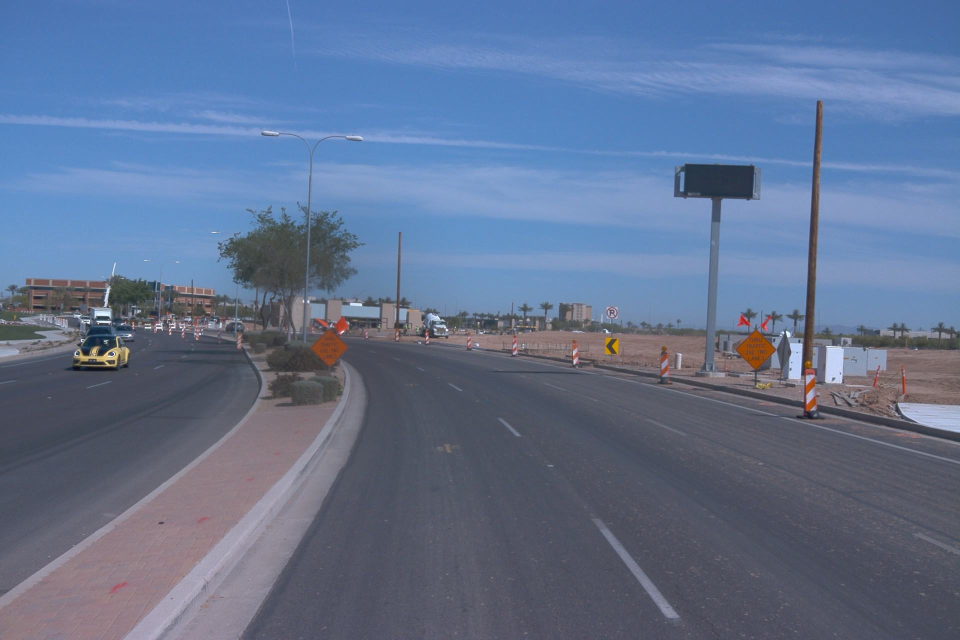
#> input picture cv_based_simulation/data/clean/camera/front/10.jpg, 1920 x 1280 px (shown at 1/2 size)
$ python -i physics_rain_fog.py   (imports and definitions only)
#> lines starting #> are read from the running program, lines starting #| are printed output that depends on the picture; after the words box and inside, x2 and y2 are one past the last pixel; in counts of white or black regions, pixels touching at a corner belong together
import cv2
import numpy as np
import matplotlib.pyplot as plt
from nuscenes.nuscenes import NuScenes
import random
from PIL import Image

# ----------------------------
# Paper-faithful simplified VRS
# ----------------------------

def compute_beta_ext(visibility_m):
    # Koschmieder approximation (Eq. 6)
    return -np.log(0.05) / float(max(0.1, visibility_m))

def add_koschmieder_fog(img_rgb,
                        depth_map=None,
                        visibility_m=200.0,
                        Ls_mode='mean',    # 'mean' or 'brightest'
                        d_near=1.0,        # used if no depth_map: distance at bottom (meters)
                        d_far=100.0):      # used if no depth_map: distance at top (meters)
    """
    img_rgb: HxWx3 uint8 RGB
    depth_map: HxW float distances in meters (optional). If None, approximate from vertical pixel.
    visibility_m: V in meters (Koschmieder)
    Ls_mode: how to choose sky/airlight luminance: 'mean' or 'brightest'
    returns fogged image (uint8)
    """
    img = img_rgb.astype(np.float32) / 255.0
    h, w = img.shape[:2]

    # compute Ls (airlight luminance)
    if Ls_mode == 'brightest':
        # pick pixel with highest intensity (luminance) and use its color
        gray = cv2.cvtColor((img * 255).astype(np.uint8), cv2.COLOR_RGB2GRAY).astype(np.float32) / 255.0
        max_idx = np.unravel_index(np.argmax(gray), gray.shape)
        Ls = img[max_idx]
    else:
        # mean color (works for indoor too)
        Ls = img.mean(axis=(0,1))

    # compute per-pixel distances d (meters)
    if depth_map is not None:
        d = depth_map.astype(np.float32)
    else:
        # heuristic: distance increases toward top of image (road perspective)
        # map y in [0,h-1] to distance d(y) in [d_far,d_near]
        ys = np.linspace(0, 1, h)  # 0 = top, 1 = bottom
        d_col = d_near + (d_far - d_near) * (1.0 - ys)  # top -> far, bottom -> near
        d = np.tile(d_col[:, None], (1, w))

    beta = compute_beta_ext(visibility_m)  # extinction coefficient (1/m)

    # apply Koschmieder/Beer-Lambert per color channel (Eq. 5)
    # L = L0 * exp(-beta d) + Ls * (1 - exp(-beta d))
    exp_term = np.exp(-beta * d)[:, :, np.newaxis]
    L0 = img
    fogged = L0 * exp_term + Ls[np.newaxis, np.newaxis, :] * (1.0 - exp_term)

    fogged = np.clip(fogged * 255.0, 0, 255).astype(np.uint8)
    return fogged

# ----------------------------
# Rain streak simulation
# ----------------------------

def terminal_velocity_mps(D_mm):
    # Atlas & Ulbrich Eq. (7): v(D) = 3.78 * D^0.67  (D in mm, v in m/s)
    return 3.78 * (D_mm ** 0.67)

def generate_rain_noise_filter(img_shape,
                               fov_deg=60.0,
                               exposure_time_s=0.01,
                               num_drops=2000,
                               drop_diameter_mm_range=(0.2, 4.0),
                               near_z=0.5,
                               far_z=10.0,
                               downsample=1):
    """
    Generates a camera noise filter C_cam in [0,1] for rain streaks.
    - Projects sampled 3D raindrops into image plane at two time steps and draws streaks.
    - img_shape: (H,W)
    - returns C_cam (HxW) float32
    """
    H, W = img_shape
    # use a working resolution (optionally downsample to speed up)
    Hw, Ww = int(H / downsample), int(W / downsample)

    # focal length approximation from FOV
    fov_rad = np.deg2rad(fov_deg)
    fx = (Ww / 2.0) / np.tan(fov_rad / 2.0)
    fy = fx
    cx = Ww / 2.0
    cy = Hw / 2.0

    # sample drops in camera coordinates (x right, y down, z forward)
    # sample z in [near_z, far_z] (meters)
    zs = np.random.uniform(low=near_z, high=far_z, size=num_drops)
    # sample horizontal x and vertical y positions within a frustum width proportional to z
    # approximate x in [-z*tan(hfov/2), z*tan(hfov/2)]
    x_range = np.tan(fov_rad / 2.0) * zs
    xs = np.random.uniform(-1.0, 1.0, size=num_drops) * x_range
    # vertical world coordinate: choose y so that projection falls inside sensor; approximate by same range
    ys = np.random.uniform(-0.5, 0.5, size=num_drops) * x_range  # modest vertical spread

    # sample diameters (mm) using distribution skewed toward small drops
    D_min, D_max = drop_diameter_mm_range
    Ds = (np.random.rand(num_drops) ** 1.5) * (D_max - D_min) + D_min
    velocities = terminal_velocity_mps(Ds)  # m/s (vertical fall speed)

    # compute positional change in world for exposure_time (assume drops fall along +y in camera coords)
    dt = exposure_time_s
    dy = velocities * dt  # meters fall (positive)

    # create blank mask
    mask = np.zeros((Hw, Ww), dtype=np.float32)

    # helper to project a 3D point to pixel coords
    def project(x, y, z):
        # pinhole: u = fx * (x / z) + cx, v = fy * (y / z) + cy
        u = fx * (x / z) + cx
        v = fy * (y / z) + cy
        return u, v

    # draw each drop as small circle at both t0 and t1 and connect them with a line
    for i in range(num_drops):
        x0, y0, z0 = xs[i], ys[i], zs[i]
        x1, y1, z1 = x0, y0 + dy[i], z0  # fall in +y direction; z unchanged for simplicity

        u0, v0 = project(x0, y0, z0)
        u1, v1 = project(x1, y1, z1)

        # skip if both projections are outside image
        if not (-5 <= u0 <= Ww+5 and -5 <= v0 <= Hw+5) and not (-5 <= u1 <= Ww+5 and -5 <= v1 <= Hw+5):
            continue

        # approximate pixel radius from physical diameter and distance: radius_px ~ (f * (D/1000)) / z
        radius0 = max(1, int((fx * (Ds[i]/1000.0)) / max(0.001, z0)))
        radius1 = max(1, int((fx * (Ds[i]/1000.0)) / max(0.001, z1)))
        # draw on mask (use integer coords)
        pt0 = (int(round(u0)), int(round(v0)))
        pt1 = (int(round(u1)), int(round(v1)))

        cv2.circle(mask, pt0, radius0, 1.0, -1)  # fill
        cv2.circle(mask, pt1, radius1, 1.0, -1)
        # draw connecting line (streak)
        cv2.line(mask, pt0, pt1, 1.0, max(1, int((radius0 + radius1) / 2)))

    # apply a little gaussian blur to smooth
    mask = cv2.GaussianBlur(mask, (7,7), sigmaX=3)
    # normalize to [0,1]
    if mask.max() > 0:
        mask = mask / mask.max()
    # upsample to original resolution if downsampled
    if downsample != 1:
        mask = cv2.resize(mask, (W, H), interpolation=cv2.INTER_LINEAR)

    return mask.astype(np.float32)

def apply_rain_to_image(img_rgb,
                        Ccam,
                        muB=None,
                        RC=None):
    """
    Blend rain streaks into image following Eq. 8 & 9.
    - Ccam: HxW in [0,1]
    - muB: mean brightness (grayscale) in [0,1]; if None, compute from img
    - RC: rain color (1x3), default white or mean bright color
    """
    img = img_rgb.astype(np.float32) / 255.0
    H, W = Ccam.shape

    # compute mean brightness muB
    if muB is None:
        gray = cv2.cvtColor((img * 255).astype(np.uint8), cv2.COLOR_RGB2GRAY).astype(np.float32) / 255.0
        muB = float(gray.mean())

    # rain color RC default: bright (white) or mean if indoor
    if RC is None:
        # use slightly off-white (paper suggests bright / environment reflection)
        RC = np.array([1.0, 1.0, 1.0], dtype=np.float32)
    else:
        RC = np.array(RC, dtype=np.float32)

    # compute alpha according to Eq. (9): alpha = (1 - muB) * Ccam
    alpha = (1.0 - muB) * Ccam
    alpha_3c = alpha[:, :, np.newaxis]

    VC = alpha_3c * RC[np.newaxis, np.newaxis, :] + (1.0 - alpha_3c) * img
    out = np.clip(VC * 255.0, 0, 255).astype(np.uint8)
    return out, alpha

# ----------------------------
# Combined function & plotting
# ----------------------------

def apply_paper_faithful_vrs(image_path_or_array,
                             depth_map=None,
                             visibility_m=200.0,
                             exposure_time_s=0.01,
                             rain_num_drops=2000,
                             rain_drop_range=(0.2, 4.0),
                             fov_deg=60.0,
                             near_z=0.5,
                             far_z=10.0,
                             downsample_rain=2,
                             Ls_mode='mean'):
    """
    Top-level function:
    - image_path_or_array: path or HxWx3 RGB numpy array
    - depth_map: optional HxW float distance map (meters)
    """
#> called with visibility_m = 200, exposure_time_s = 0.01, rain_num_drops = 2000, rain_drop_range = (0.2, 4), fov_deg = 60, near_z = 0.5, far_z = 10, downsample_rain = 2
    # load image
    if isinstance(image_path_or_array, str):
        img_bgr = cv2.imread(image_path_or_array)
#> img_bgr is the input picture: shape (1280, 1920, 3); mean B, G, R 144.6, 114.3, 97.3
        if img_bgr is None:
            raise FileNotFoundError(f"Could not read image {image_path_or_array}")
        img = cv2.cvtColor(img_bgr, cv2.COLOR_BGR2RGB)
    else:
        img = image_path_or_array.copy()

    H, W = img.shape[:2]

    # 1) Fog using Koschmieder / luminance
    fogged = add_koschmieder_fog(img,
                                 depth_map=depth_map,
                                 visibility_m=visibility_m,
                                 Ls_mode=Ls_mode,
                                 d_near=1.0,
                                 d_far=100.0)
#> in add_koschmieder_fog, `Ls = img.mean(axis=(0,1))`: Ls = [0.382, 0.448, 0.565]
#> in add_koschmieder_fog, `fogged = L0 * exp_term + Ls[np.newaxis, np.newaxis, :] * (1.0 - exp_te..`:
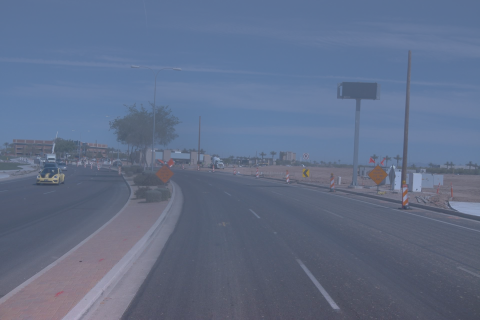
#> fogged: shape (1280, 1920, 3) float64 (shown at 1/4 size); mean R, G, B 0.383, 0.435, 0.539

    # 2) Rain camera noise filter C_cam (near field <= 10 m)
    Ccam = generate_rain_noise_filter((H, W),
                                      fov_deg=fov_deg,
                                      exposure_time_s=exposure_time_s,
                                      num_drops=rain_num_drops,
                                      drop_diameter_mm_range=rain_drop_range,
                                      near_z=near_z,
                                      far_z=far_z,
                                      downsample=downsample_rain)
#> after the loop in generate_rain_noise_filter, `for i in range(num_drops):`:
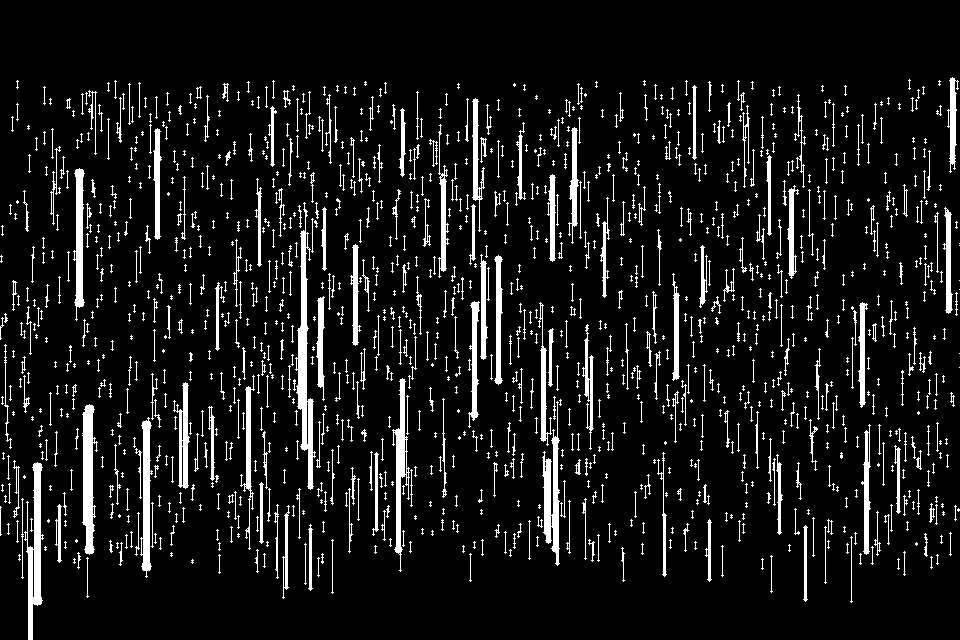
#> mask: shape (640, 960) float32; values 0 (black) and 1 (white), 9.2% white; 1264 white regions (713 under 20 px), largest, box (x1, y1, x2, y2) and area: (295, 202, 316, 490) 2077, (24, 462, 44, 640) 1575, (82, 404, 98, 555) 1475

    # 3) Blend rain into fogged image using alpha model
    # compute muB from fogged image luminance
    gray_fogged = cv2.cvtColor(fogged, cv2.COLOR_RGB2GRAY).astype(np.float32) / 255.0
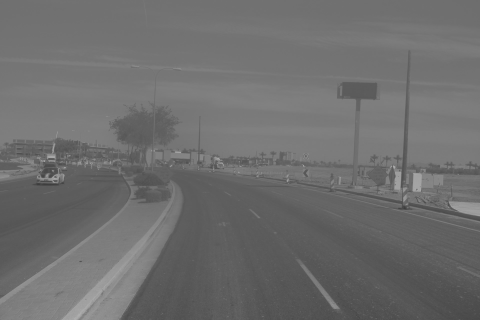
#> gray_fogged: shape (1280, 1920) float32 (shown at 1/4 size); min 0.227, max 0.725, mean 0.429
    muB = float(gray_fogged.mean())
#> muB = 0.429
    rainy_img, alpha_mask = apply_rain_to_image(fogged, Ccam, muB=muB, RC=None)
#> in apply_rain_to_image, `alpha = (1.0 - muB) * Ccam`:
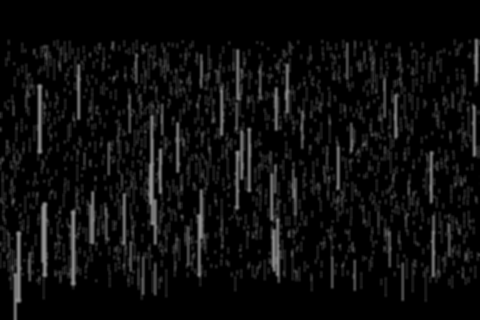
#> alpha: shape (1280, 1920) float32 (shown at 1/4 size); min 0, max 0.571, mean 0.0524
#> in apply_rain_to_image, `VC = alpha_3c * RC[np.newaxis, np.newaxis, :] + (1.0 - alpha_3c) * img`:
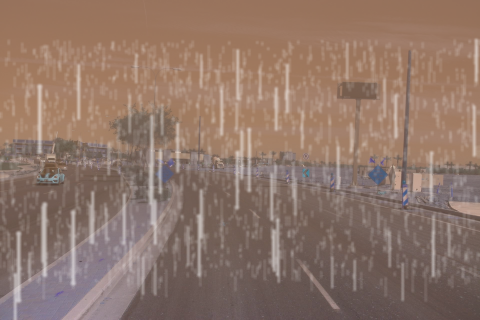
#> VC: shape (1280, 1920, 3) float32 (shown at 1/4 size); mean of channels 0, 1, 2 0.412, 0.465, 0.559; drawn as B, G, R

    # 4) Optionally create a visualization of the noise filter
    cmap = plt.get_cmap('viridis')
    Cvis = (cmap(Ccam)[:, :, :3] * 255).astype(np.uint8)
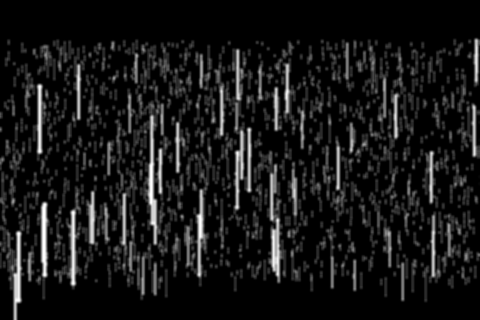
#> Ccam: shape (1280, 1920) float32 (shown at 1/4 size); min 0, max 1, mean 0.0918

    # 5) Plot original, fogged, rain filter, and final
    fig, axes = plt.subplots(1, 4, figsize=(18, 5))
    axes[0].imshow(img); axes[0].set_title('Original'); axes[0].axis('off')
    axes[1].imshow(fogged); axes[1].set_title(f'Fogged (V={visibility_m} m)'); axes[1].axis('off')
    axes[2].imshow(Cvis); axes[2].set_title('Camera noise filter C_cam'); axes[2].axis('off')
    axes[3].imshow(rainy_img); axes[3].set_title('Fog + Rain (final)'); axes[3].axis('off')
    plt.tight_layout()
    plt.show()
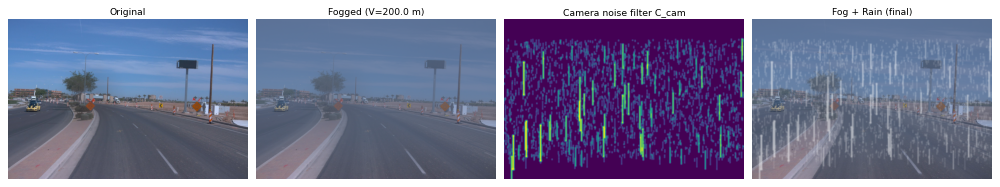
#> figure drawn by matplotlib, 4 panels

    return rainy_img, fogged, Ccam, alpha_mask

# [132 lines left out: functions get_random_nuscenes_image, main, not called in this run]

# ----------------------------
# Example usage:
# ----------------------------
# [2 lines not run here, left out]

>>> result = apply_paper_faithful_vrs('../cv_based_simulation/data/clean/camera/front/10.jpg')

$ run again, on cv_based_simulation/data/clean/camera/front/107.jpg
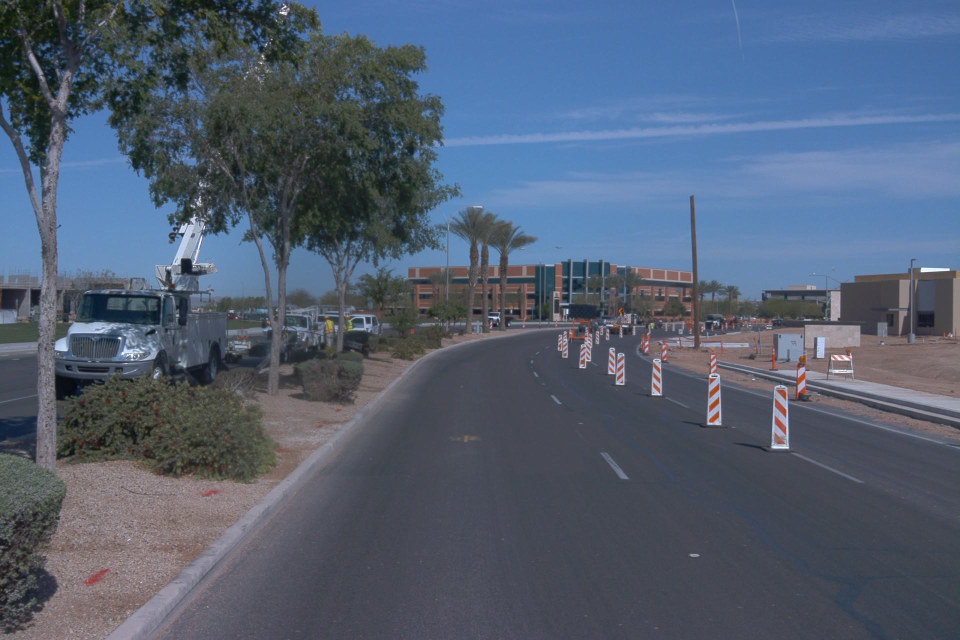
#> input picture cv_based_simulation/data/clean/camera/front/107.jpg, 1920 x 1280 px (shown at 1/2 size)
#> in apply_paper_faithful_vrs, img_bgr is the input picture: shape (1280, 1920, 3); mean B, G, R 114.4, 94.9, 82.3
#> Ls = [0.322, 0.373, 0.448]
#> in apply_paper_faithful_vrs, `gray_fogged = cv2.cvtColor(fogged, cv2.COLOR_RGB2GRAY).astype(np.float..`:
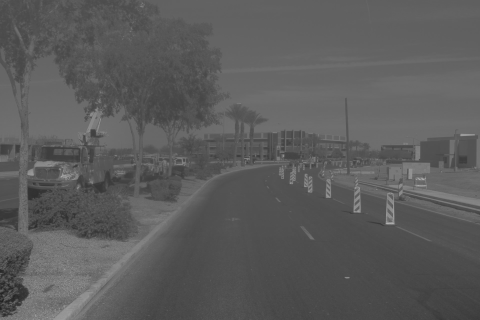
#> gray_fogged: shape (1280, 1920) float32 (shown at 1/4 size); min 0.11, max 0.824, mean 0.358
#> muB = 0.358
#> in apply_paper_faithful_vrs, `plt.show()`:
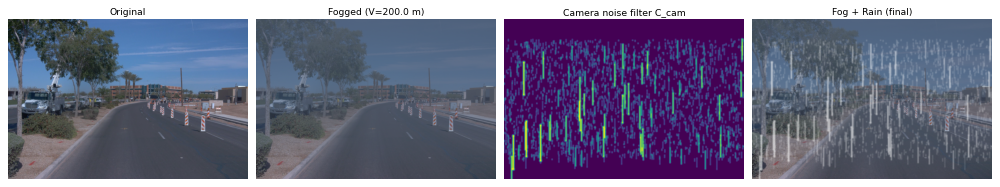
#> figure drawn by matplotlib, 4 panels
